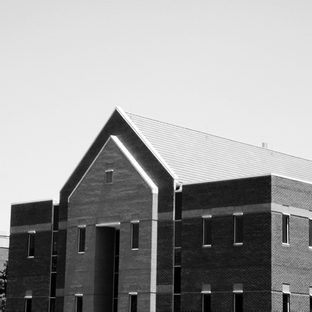
#> input picture Assignment-25/3- horizontal and vertical edge detector/building.tif, 312 x 312 px, shrunk from 600 x 600 before the run
$ python main.py
#> lines starting #> are read from the running program, lines starting #| are printed output that depends on the picture
import cv2
import numpy as np

img = cv2.imread('building.tif', 0)
#> img is the input picture: shape (312, 312); min 0, max 255, mean 155.8
rows, cols = img.shape
#> rows = 312; cols = 312

result_1 = np.zeros((rows, cols))
result_2 = np.zeros((rows, cols))

filter_1 = [[-1, 0, 1]] * 3

filter_2 = [[-1, -1, -1],
            [0, 0, 0],
            [1, 1, 1]]

for i in range(1, rows-1):
    for j in range(1, cols-1):
        small_img = img[i-1:i+2, j-1:j+2]
        result_1[i ,j] = np.sum(small_img * filter_1)
        result_2[i ,j] = np.sum(small_img * filter_2)
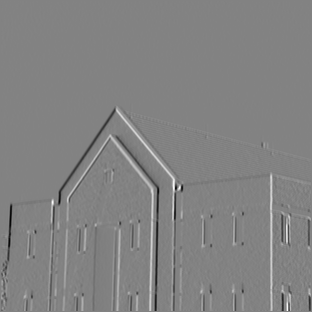
#> result_1: shape (312, 312) float64; min -643, max 611, mean -0.4; drawn with min black and max white
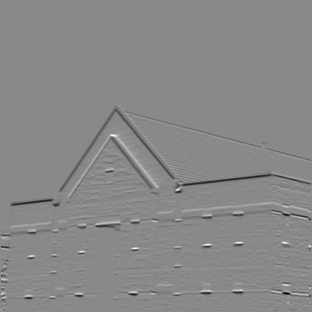
#> result_2: shape (312, 312) float64; min -692, max 591, mean -3.3; drawn with min black and max white

cv2.imshow('', result_1)
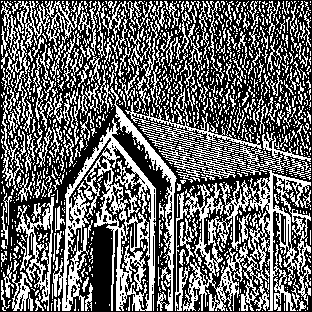
#> window '': shape (312, 312); 40.9% white in thin lines or dots
cv2.waitKey()
cv2.imshow('', result_2)
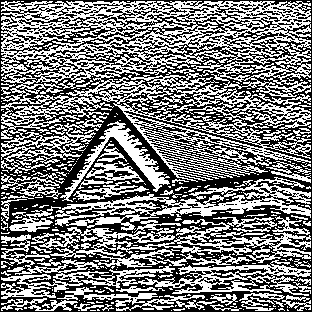
#> window '': shape (312, 312); 48.6% white in thin lines or dots
cv2.waitKey()
cv2.imwrite('result 1.jpg', result_1)
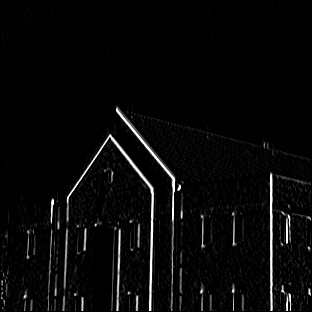
#> saved as result 1.jpg: shape (312, 312); min 0, max 255, mean 8.6
cv2.imwrite('result 2.jpg', result_2)
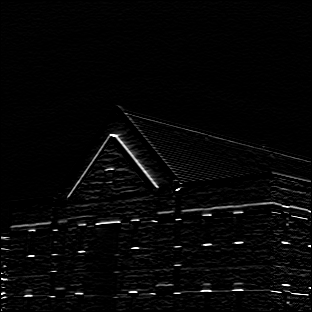
#> saved as result 2.jpg: shape (312, 312); min 0, max 255, mean 6.6
